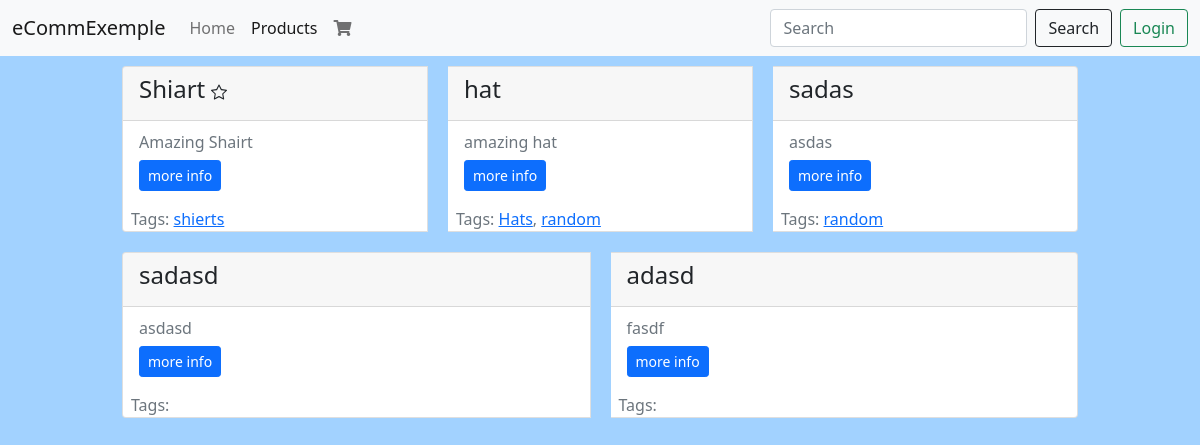
The app's page /ecommerce/ with its own data.
### products/models.py (models this page shows, shortened)
class Product(models.Model):
    slug = models.SlugField(blank=True, null=True, unique=True)
    title = models.CharField(max_length=120)
    description = models.TextField()
    price = models.DecimalField(max_digits=5, decimal_places=2)
    image = models.ImageField(
        upload_to=upload_image_path, null=True, blank=True)
    featured = models.BooleanField(default=False)
    active = models.BooleanField(default=True)
    objects = ProductManger()
    def get_tags(self):
        return self.tag_set.all()

### tags/models.py (models this page shows)
class Tag(models.Model):
    slug = models.SlugField(blank=True, null=True)
    title = models.CharField(max_length=120)
    timestemp = models.DateTimeField(auto_now_add=True)
    active = models.BooleanField(default=True)
    products = models.ManyToManyField(Product, blank=True)
    def __str__(self) -> str:
        return f'{self.title}'

### products/views.py (the view)
# urls.py: path("", ProductListView.as_view(), name="products"),
class ProductListView(ListView):
    queryset = Product.objects.all()
    def get_context_data(self, **kwargs: Any) -> Dict[str, Any]:
        context = super().get_context_data(**kwargs)
        context['nbar'] = 'products'
        return context

### products/templates/products/product_list.html (shortened to what this page needs)
{% extends "base.html" %}
{%load static%}
{% block content %}
{%include 'products/snippets/pruduct_list.html'%}
{% endblock content %}}

### products/templates/products/snippets/pruduct_list.html (shortened to what this page needs)
{% for product in product_list %}
{%if forloop.first%}
<div class="card-group">
    {%endif%}
    <div class=" card" style="margin:10px;width: 18rem;">
        <div class="card-header">
            <h4 class="card-title">{{product.title}}
                {% if product.featured %}
                <span>
                </span>
                {% endif %}
            </h4>
        </div>
        <div class="card-body">
            <h6 class="card-subtitle text-muted">{{product.description|truncatewords:12}}</h6>
            <div class="mt-2">
                <a href="{% if product.featured %}
                        {% url 'products:featured_product' product.slug %}
                        {%else%}
                        {% url 'products:product' product.slug %}
                        {% endif %}" class="btn btn-primary btn-sm card-link">more
                    info</a>
            </div>
        </div>
        <div class="row ">
            <span class="ms-2 text-muted">
                Tags:
                {%for t in product.get_tags%}
                <a href="{%url 'search:search'%}?q={{t}}">{{t}}</a>{%if not forloop.last%},{%endif%}
                {%endfor%}
            </span>
        </div>
    </div>
    {%if forloop.counter|divisibleby:3%}
</div>
<div class="card-group">
    {%endif%}
    {% endfor %}
</div>

### templates/statics/css/base.css (style rules this page uses)
.bg { background-color: #A2D2FF; }

### records on screen
Product: title "Shiart", featured True (drawn), description "Amazing Shairt"
Tag: title "shierts"
Product: title "hat", description "amazing hat"
Tag: title "Hats"
Tag: title "random"
Product: title "sadas", description "asdas"
Tag: title "random"
Product: title "sadasd", description "asdasd"
Product: title "adasd", description "fasdf"
